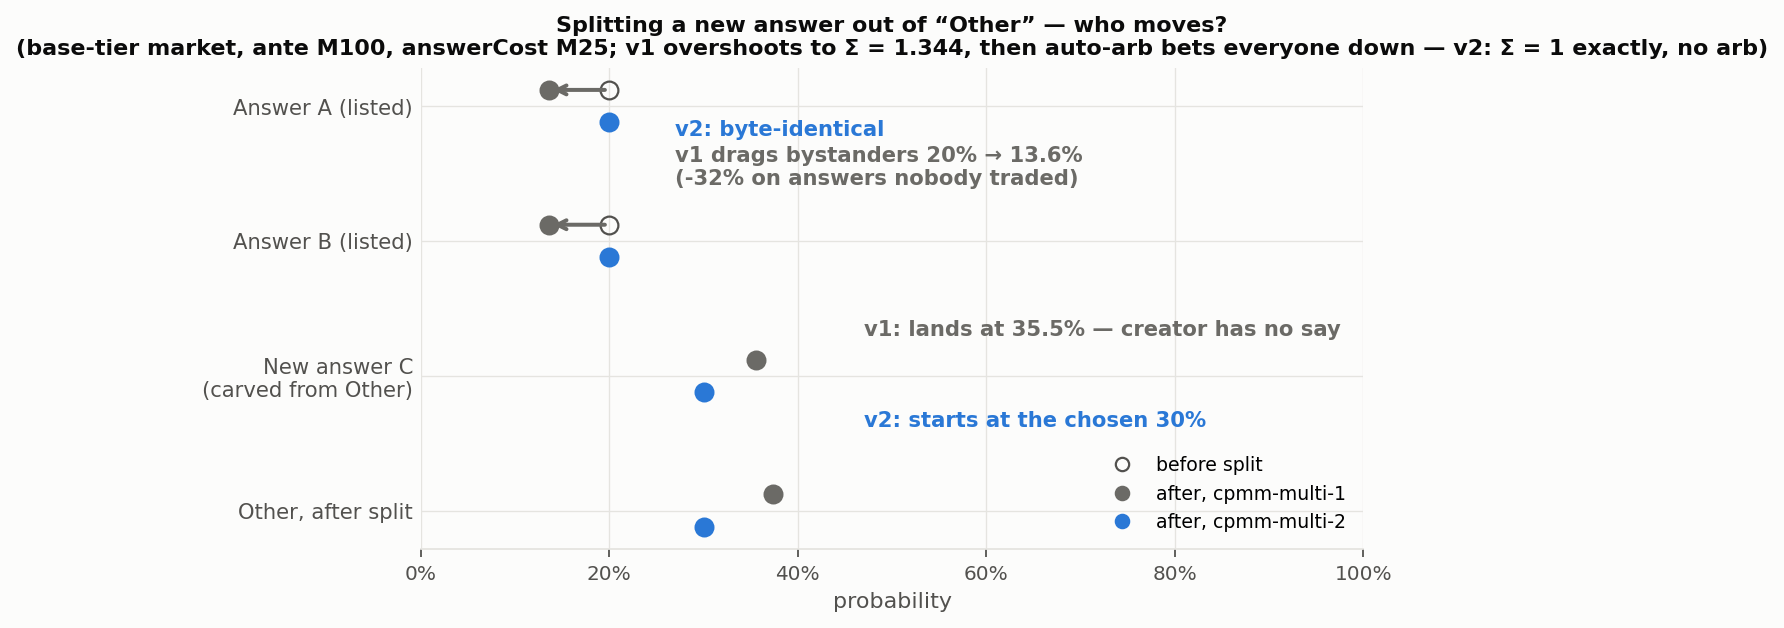

Reproduce this figure in Python.
#!/usr/bin/env python3
"""Figure E1 — what splitting an answer out of "Other" does to the bystanders.

SCENARIO — Manifold base-tier defaults throughout: a 3-answer sum-to-one market
(2 listed + Other) created at the base liquidity tier (ante = max(3 x 25, 100)
= M100, common/src/economy.ts + tier.ts), self-traded to listed 20% / 20%,
Other 60% (dramatic but not the worst case — see fig_other_split_sweep; the
absolute worst sits near the uniform point q_O = 1/n, where a traded market's
pools are shallowest), then the creator carves a new answer out of Other at
the base-tier answerCost = M25 (answerCostTiers[0]).

v1 (create-answer-cpmm.ts, construction follows proofs/other_split.py GP6c):
Other's excess-NO shares are DUMPED onto every listed answer's YES pool, then
the Σ > 1 overshoot is bet down by auto-arb. The bet-down is modeled as the
equal-η NO buy across all answers bisected to Σ = 1 (the GP5d equilibrium
characterization); the arb-profit is asserted ≥ 0. Net effect: bystander
answers nobody traded lose about a third of their price, and the new answer
LANDS wherever the surgery puts it — the creator has no say.

v2 (GP6a/b): with per-answer p, Other's reserves split losslessly and each
piece is dialed to its exact target probability (p* = qY/(qY+(1−q)N)). Listed
answers are byte-identical; Σ = 1 exactly, no bet-down; the new answer starts
at the chosen probability (here 30%, half of Other).
"""

from __future__ import annotations

import os
import sys

import matplotlib.pyplot as plt

sys.path.insert(0, os.path.abspath(os.path.join(os.path.dirname(__file__), "..", "reference")))
from manifold.amm_core import cost_for_shares, pool_after_trade  # noqa: E402

import figstyle as st  # noqa: E402
import scenarios as sc  # noqa: E402

ANTE = 100.0        # base tier: max(3 answers x M25, M100)
ANSWER_COST = 25.0  # answerCostTiers[0]


def prob(pl: dict) -> float:
    return pl["NO"] / (pl["YES"] + pl["NO"])  # p = 1/2


def v1_split(listed, other, answer_cost):
    """Port of create-answer-cpmm.ts pool surgery (proofs/other_split.py GP6c)."""
    mana = answer_cost + min(other["YES"], other["NO"])
    excess_yes = max(0.0, other["YES"] - other["NO"])
    excess_no = max(0.0, other["NO"] - other["YES"])
    half = min(answer_cost, mana / 2)
    new_a = {"YES": half + excess_yes, "NO": half}
    new_o = {"YES": mana - half + excess_yes, "NO": mana - half}
    listed_after = [{"YES": a["YES"] + excess_no, "NO": a["NO"]} for a in listed]
    return listed_after, new_a, new_o


def bet_down(pools):
    """Equal-η NO buy on every answer, bisected to Σ prob = 1 (GP5d shape)."""
    def sigma_at(eta):
        s = 0.0
        for pl in pools:
            c = cost_for_shares(pl["YES"], pl["NO"], eta, "NO")
            y2, n2 = pool_after_trade(pl["YES"], pl["NO"], c, "NO")
            s += n2 / (y2 + n2)
        return s

    lo, hi = 0.0, 500.0
    for _ in range(80):
        mid = (lo + hi) / 2
        lo, hi = (mid, hi) if sigma_at(mid) > 1 else (lo, mid)
    eta = (lo + hi) / 2
    out, cost_total = [], 0.0
    for pl in pools:
        c = cost_for_shares(pl["YES"], pl["NO"], eta, "NO")
        cost_total += c
        y2, n2 = pool_after_trade(pl["YES"], pl["NO"], c, "NO")
        out.append({"YES": y2, "NO": n2})
    redeem = (len(pools) - 1) * eta
    assert redeem - cost_total > -1e-9  # the bet-down is an arb, never a cost
    return out


def main() -> None:
    q_listed, q_other = 0.20, 0.60
    pools = sc.traded_v1_pools([q_listed, q_listed, q_other], ANTE)
    listed, other = pools[:2], pools[2]
    assert abs(sum(map(prob, pools)) - 1) < 1e-3

    la, new_a, new_o = v1_split(listed, other, ANSWER_COST)
    surgery = la + [new_a, new_o]
    sigma_surgery = sum(map(prob, surgery))
    assert sigma_surgery > 1 + 1e-6
    after = bet_down(surgery)
    assert abs(sum(map(prob, after)) - 1) < 1e-9

    v1_listed = [prob(p) for p in after[:2]]
    v1_new, v1_other = prob(after[2]), prob(after[3])
    shift = v1_listed[0] - q_listed
    assert shift < -0.015                 # bystanders measurably damaged
    assert shift / q_listed < -0.30       # >30% of their price

    # v2: listed untouched; Other split at the creator's chosen 30/30.
    v2_new = v2_other = q_other / 2

    # ---------------- chart: dumbbells per answer ----------------
    st.apply()
    fig, ax = plt.subplots(figsize=(7.6, 3.9))
    rows = [
        ("Answer A (listed)", q_listed, v1_listed[0], q_listed),
        ("Answer B (listed)", q_listed, v1_listed[1], q_listed),
        ("New answer C\n(carved from Other)", None, v1_new, v2_new),
        ("Other, after split", None, v1_other, v2_other),
    ]
    for y, (label, before, v1v, v2v) in enumerate(reversed(rows)):
        if before is not None:
            ax.plot([before], [y + 0.12], "o", mfc="none", mec=st.INK_2, ms=8)
            ax.annotate("", xy=(v1v, y + 0.12), xytext=(before, y + 0.12),
                        arrowprops=dict(arrowstyle="->", color=st.V1, lw=1.8))
        ax.plot([v1v], [y + 0.12], "o", color=st.V1, ms=8)
        ax.plot([v2v], [y - 0.12], "o", color=st.V2, ms=8)

    ax.set_yticks(range(len(rows)))
    ax.set_yticklabels([r[0] for r in reversed(rows)], fontsize=9.5)
    ax.set_xlim(0, 1)
    st.pct(ax, "x")
    st.despine(ax)
    ax.spines["left"].set_visible(False)
    ax.tick_params(axis="y", length=0)
    ax.set_xlabel("probability")

    ax.annotate(f"v1 drags bystanders {q_listed:.0%} → {v1_listed[0]:.1%}\n"
                f"({shift / q_listed:+.0%} on answers nobody traded)",
                xy=(0.27, 2.42), color=st.V1, fontsize=9.5, fontweight="bold")
    ax.annotate("v2: byte-identical", xy=(0.27, 2.78), color=st.V2,
                fontsize=9.5, fontweight="bold")
    ax.annotate(f"v1: lands at {v1_new:.1%} — creator has no say",
                xy=(0.47, 1.30), color=st.V1, fontsize=9.5, fontweight="bold")
    ax.annotate(f"v2: starts at the chosen {v2_new:.0%}",
                xy=(0.47, 0.62), color=st.V2, fontsize=9.5, fontweight="bold")

    from matplotlib.lines import Line2D
    ax.legend(handles=[
        Line2D([], [], marker="o", ls="", mfc="none", mec=st.INK_2, label="before split"),
        Line2D([], [], marker="o", ls="", color=st.V1, label="after, cpmm-multi-1"),
        Line2D([], [], marker="o", ls="", color=st.V2, label="after, cpmm-multi-2"),
    ], loc="lower right", fontsize=8.5)

    ax.set_title("Splitting a new answer out of “Other” — who moves?\n"
                 f"(base-tier market, ante M{ANTE:.0f}, answerCost M{ANSWER_COST:.0f}; "
                 f"v1 overshoots to Σ = {sigma_surgery:.3f}, then auto-arb bets everyone down — "
                 "v2: Σ = 1 exactly, no arb)",
                 fontsize=10)
    st.save(fig, "fig_other_split")
    print(f"bystanders {q_listed:.0%} -> {v1_listed[0]:.2%} ({shift/q_listed:+.1%}), "
          f"C lands {v1_new:.1%}, sigma {sigma_surgery:.3f}")


if __name__ == "__main__":
    main()
